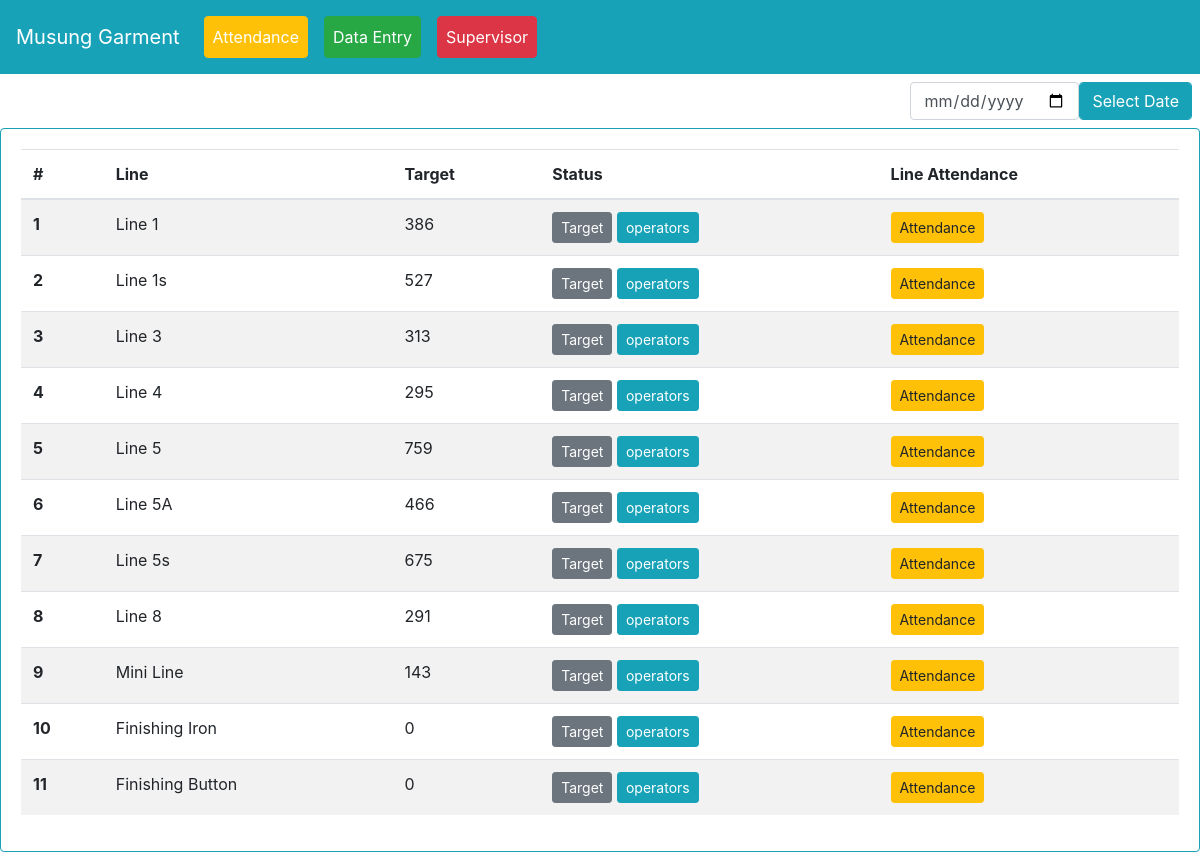
The page / on the database its author committed.
### myapp/models.py (models this page shows, shortened)
class line(models.Model):
    line_name = models.CharField(max_length=255)
    target = models.PositiveIntegerField(default=0)

### myapp/views.py (the view)
# urls.py: path('', views.linelist, name='linelist'),
def linelist(request):
    lis = line.objects.all()
    context = {'lis':lis}
    return render(request, 'line.html', context)

### templates/line.html (shortened to what this page needs)
{% extends 'base.html' %}
{% block content %}
<div class="d-flex justify-content-end">
  <form method="post" action="{% url 'myapp:attendance_backdate' %}">{% csrf_token %}
    <div class="row m-2">
      <input type="date" name="duedate"  class="form-control col datepicker">
      <input type="submit" class="form-control btn btn-md btn-info col" value="Select Date">
    </div>
  </form>
</div>
<div class="card border-info mb-3">
  <div class="card-body">
<table class="table table-striped" id="invlist">
  <thead>
    <tr class="lilisttr">
      <th scope="col">#</th>
      <th scope="col">Line</th>
      <th scope="col">Target</th>
      <th scope="col">Status</th>
      <th scope="col">Line Attendance</th>
    </tr>
  </thead>
  <tbody id="linelistTbl">
  	{% for i in lis %}
    <tr class="linetr">
      <th scope="row" class="lid">{{i.id}}</th>
      <td>{{i.line_name}}</td>
      <td>{{i.target}}</td>
      <td>
<button type="button" class="btn btn-sm btn-secondary" data-toggle="modal" data-target="#lineu-{{i.id}}">
  Target
</button>
    <a href="{% url 'myapp:operatoratt' i.id %}" class="btn btn-sm btn-info">operators</a>
      </td>
      <td>
        <button type="button" class="lineatt btn btn-sm btn-warning">Attendance</button>
      </td>
    </tr>
    {% endfor %}
  </tbody>
</table>
  </div>
</div>
{% endblock content %}

### rows shown on the page
line: id "1", line_name "Line 1", target "386"
line: id "2", line_name "Line 1s", target "527"
line: id "3", line_name "Line 3", target "313"
line: id "4", line_name "Line 4", target "295"
line: id "5", line_name "Line 5", target "759"
line: id "6", line_name "Line 5A", target "466"
line: id "7", line_name "Line 5s", target "675"
line: id "8", line_name "Line 8", target "291"
line: id "9", line_name "Mini Line", target "143"
line: id "10", line_name "Finishing Iron", target "0"
line: id "11", line_name "Finishing Button", target "0"
